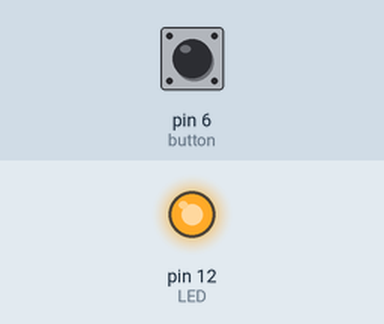
Bench run of a sketch on a simulated Arduino Uno, built with avr-gcc and run on an emulated ATmega328P. On the bench: output pins drawn as LEDs (lit = HIGH). The test bench sets the inputs (shaded band); at power-on: pin 6 (button) LOW.

Above: at 1.2 s.
1.3 s: pin 6 (button) pulled HIGH for 0.15 s
At 1.37 s:
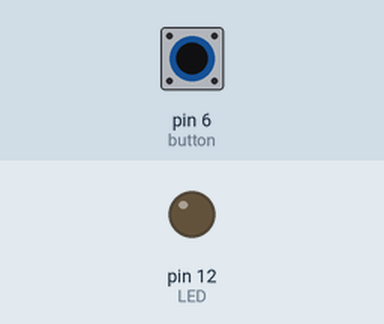
2.9 s: pin 6 (button) pulled HIGH for 3.2 s
At 7.4 s:
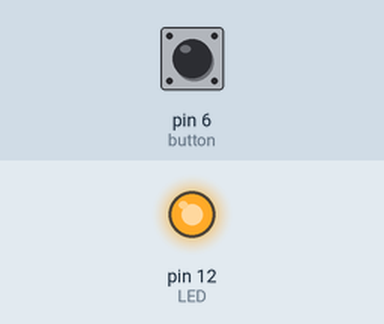
Timing chart, 0 to 8.9 s (numbered marks = the images above; inputs shaded):
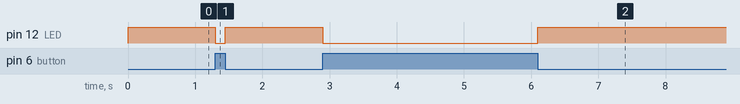

The sketch:

BUTTON-DSPSb.ino
```cpp
const int LED = 12;
const int button = 6;
int buttonPosition = 0;

void setup() {
  // put your setup code here, to run once:
  pinMode(LED, OUTPUT);
  pinMode(button, INPUT);
}

void loop() {
  // put your main code here, to run repeatedly:
  buttonPosition = digitalRead(button);
  if (buttonPosition == HIGH){
    digitalWrite(LED, LOW);
  }
  else{
    digitalWrite(LED, HIGH);
  }
}
```

Measured:
- after the input at 1.3 s, pin 12 (LED): HIGH → LOW at once, → HIGH 0.15 s later
- after the input at 2.9 s, pin 12 (LED): HIGH → LOW at once, → HIGH 3.2 s later
